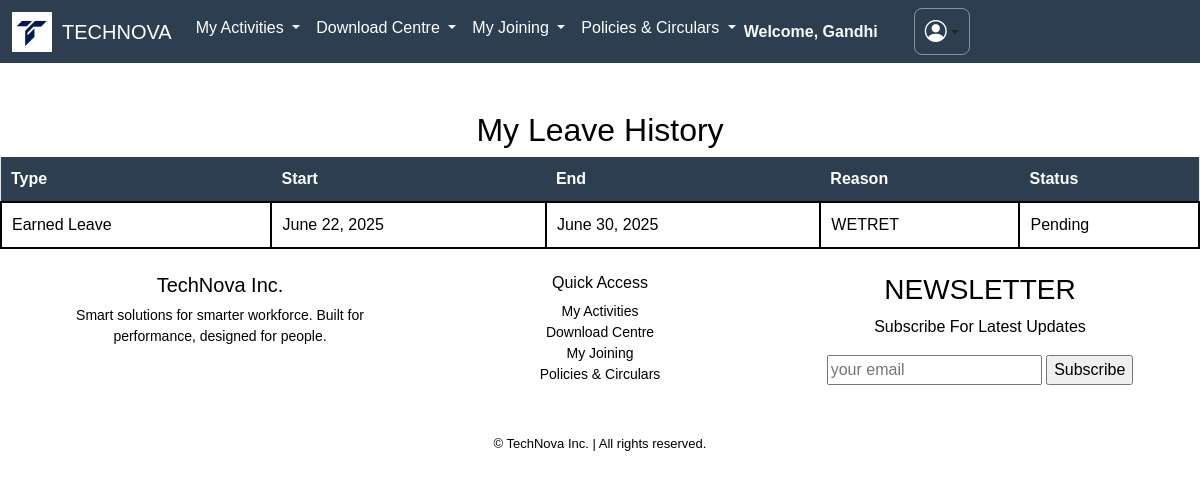
/leave-history/ (signed in), run on the app's committed database.
### apps/dashboard/models.py (models this page shows, shortened)
class BaseClass(models.Model):
    id = models.UUIDField(primary_key=True, default=uuid.uuid4, editable=False)
    created_at = models.DateTimeField(auto_now_add=True)
    updated_at = models.DateTimeField(auto_now=True)
    class Meta:
        abstract = True

class Employee(BaseClass):
    employee_id = models.CharField(max_length=10, unique=True, blank=True)
    first_name = models.CharField(max_length=255,null=False,blank=False)
    last_name = models.CharField(max_length=255,null=False,blank=False)
    company_email = models.EmailField(unique=True,null=False,blank=False)
    pvt_email = models.EmailField(unique=True,null=False,blank=False)
    mobile = models.CharField(max_length=15,null=False,blank=False)
    password = models.CharField(max_length=8, blank=True,null=False)
    doj = models.DateField(verbose_name="Date of Joining",null=False,blank=False)
    dob = models.DateField(verbose_name="Date of Birth", default="2000-01-01")
    location = models.CharField(max_length=100, blank=True, null=True)
    designation = models.CharField(max_length=100, blank=True, null=True)
    department = models.CharField(max_length=100, blank=True, null=True)
    manager = models.CharField(max_length=100, blank=True, null=True)
    photo = models.ImageField(upload_to='employee_photos/', default='default.jpg')

class Leave(BaseClass):
    LEAVE_TYPES = [
        ('SL', 'Sick Leave'),
        ('CL', 'Casual Leave'),
        ('EL', 'Earned Leave'),
    ]
    STATUS_CHOICES = [
        ('Pending', 'Pending'),
        ('Approved', 'Approved'),
        ('Rejected', 'Rejected'),
    ]
    employee = models.ForeignKey(Employee, on_delete=models.CASCADE)
    leave_type = models.CharField(max_length=2, choices=LEAVE_TYPES)
    start_date = models.DateField()
    end_date = models.DateField()
    reason = models.TextField()
    status = models.CharField(max_length=10, choices=STATUS_CHOICES, default='Pending')

### apps/dashboard/views.py (the view)
# urls.py: path('leave-history/', leave_history_view, name='leave_history'),
def leave_history_view(request):
    employee_id = request.session.get('employee_id')
    employee = get_object_or_404(Employee, employee_id=employee_id)
    leaves = Leave.objects.filter(employee=employee).order_by('-start_date')
    return render(request, 'dashboard/leave_history.html', {'employee': employee, 'leaves': leaves})

### apps/dashboard/templates/dashboard/leave_history.html (shortened to what this page needs)
{% extends 'dashboard/base.html' %}
{% block body %}
<body style=" background:#ffffff; font-family: Arial; color: rgb(0, 0, 0); padding: 0px;">
  <h2 style="text-align: center;">My Leave History</h2>
  <table style="width: 100%; border-collapse: collapse; background: rgba(0, 0, 0, 0.1);">
    <thead>
      <tr style="background-color: #2c3e50;">
        <th style="padding: 10px;">Type</th>
        <th style="padding: 10px;">Start</th>
        <th style="padding: 10px;">End</th>
        <th style="padding: 10px;">Reason</th>
        <th style="padding: 10px;">Status</th>
      </tr>
    </thead>
    <tbody>
      {% for leave in leaves %}
      <tr>
        <td style="padding: 10px; ">{{ leave.get_leave_type_display }}</td>
        <td style="padding: 10px; ">{{ leave.start_date }}</td>
        <td style="padding: 10px; ">{{ leave.end_date }}</td>
        <td style="padding: 10px;">{{ leave.reason }}</td>
        <td style="padding: 10px; ">{{ leave.status }}</td>
      </tr>
      {% empty %}
      <tr>
        <td colspan="5" style="text-align: center; padding: 20px;">No leave records found.</td>
      </tr>
      {% endfor %}
    </tbody>
  </table>
</body>
{% endblock %}

### apps/dashboard/templates/dashboard/base.html (shortened to what this page needs)
<!DOCTYPE html>
<html lang="en">
<head>
  <link href="https://cdn.jsdelivr.net/npm/bootstrap@5.3.6/dist/css/bootstrap.min.css"
 rel="stylesheet" />
  <link rel="stylesheet" href="https://cdnjs.cloudflare.com/ajax/libs/font-awesome/6.5.0/css/all.min.css">
 <link rel="stylesheet" href="https://cdnjs.cloudflare.com/ajax/libs/font-awesome/6.4.0/css/all.min.css">
  <link rel="stylesheet" href="https://cdnjs.cloudflare.com/ajax/libs/font-awesome/6.4.0/css/all.min.css">
  <link rel="stylesheet" href="https://cdn.jsdelivr.net/npm/bootstrap-icons@1.11.3/font/bootstrap-icons.css">
</head>
<body>
  <nav class="navbar navbar-expand-lg navbar-cyan">
    <div class="container-fluid">
      <img src="/media/]logoog.jpg" alt="Login Banner"
        style="height: 40px; width: auto; object-fit: contain; vertical-align: middle; margin-right: 10px;">
      <a class="navbar-brand" href="{% url 'index_inner' %}">TECHNOVA</a>
      <div class="collapse navbar-collapse" id="navbarScroll">
        <ul class="navbar-nav me-auto my-2 my-lg-0 navbar-nav-scroll" style="--bs-scroll-height: 100px;">
          <li class="nav-item dropdown">
            <a class="nav-link dropdown-toggle" href="#" role="button" data-bs-toggle="dropdown" aria-expanded="false">
              My Activities
            </a>
          </li>
          <li class="nav-item dropdown">
            <a class="nav-link dropdown-toggle" href="#" role="button" data-bs-toggle="dropdown" aria-expanded="false">
              Download Centre
            </a>
          </li>
          <li class="nav-item dropdown">
            <a class="nav-link dropdown-toggle" href="#" role="button" data-bs-toggle="dropdown" aria-expanded="false">
              My Joining
            </a>
          </li>
          <li class="nav-item dropdown">
            <a class="nav-link dropdown-toggle" href="#" role="button" data-bs-toggle="dropdown" aria-expanded="false">
              Policies & Circulars
            </a>
          </li>
<div class="d-flex align-items-center ms-auto">
            {% if request.session.employee_name %}
            <span class="me-3 text-light fw-bold">Welcome, {{ request.session.employee_name }}</span>
            {% endif %}
<div class="dropdown d-flex align-items-center ms-auto">
  <button class="btn dropdown-toggle d-flex align-items-center justify-content-center"
          type="button" id="userMenu" data-bs-toggle="dropdown" aria-expanded="false"
          style="background-color: transparent; border: 1px solid #ffffff70; padding: 6px 10px; border-radius: 8px;">
    <i class="bi bi-person-circle" style="font-size: 22px; color: white;"></i>
  </button>
</div>
      </div>
    </div>
  </nav>
  <BR></BR>
  {% block body %}
  {% endblock %}
  <footer class="mt-4" style="background: #ffffff; color: black; ">
    <div class="container text-center">
      <div class="row">
        <div class="col-md-4 mb-3">
          <h5>TechNova Inc.</h5>
          <p style="font-size: 14px;">Smart solutions for smarter workforce. Built for performance, designed for people.
          </p>
        </div>
        <div class="col-md-4 mb-3">
          <h6>Quick Access</h6>
          <ul class="list-unstyled" style="font-size: 14px;">
            <li><a href="{% url 'claims_page' %}" class="text-black text-decoration-none">My Activities</a></li>
            <li><a href="{% url 'salary' %}" class="text-black text-decoration-none">Download Centre</a></li>
            <li><a href="{% url 'generalinfo' %}" class="text-black text-decoration-none">My Joining</a></li>
            <li><a href="{% url 'policy_and_circular' %}" class="text-black text-decoration-none">Policies &
                Circulars</a></li>
          </ul>
        </div>
        <div class="col-md-4 mb-3">
          <h3>NEWSLETTER</h3>
          <p>Subscribe For Latest Updates</p>
          <input type="email" placeholder="your email" class="email">
          <input type="submit" value="Subscribe" class="btn-btn-danger">
        </div>
        <hr class="border-light">
        <div style="font-size: 13px;">&copy; {{ current_year }} TechNova Inc. | All rights reserved.</div>
      </div>
  </footer>
</body>
</html>

### apps/dashboard/templates/dashboard/base.html (style rules this page uses)
html, body { height: 100%; margin: 0; background: #ffffff; }
.navbar-cyan { background-color: #2c3e50; }
.navbar-cyan .nav-link, .navbar-cyan .navbar-brand { color: #ffffff !important; }
.navbar-cyan .dropdown { color: black !important; }

### apps/dashboard/templates/dashboard/leave_history.html (style rules this page uses)
th { color: white; }
td { color: black; background-color: white; border: 2px solid black }

### data on the page
Employee: session.employee_name "Gandhi"
Leave: leave_type "Earned Leave", start_date "June 22, 2025", end_date "June 30, 2025", reason "WETRET", status "Pending"
